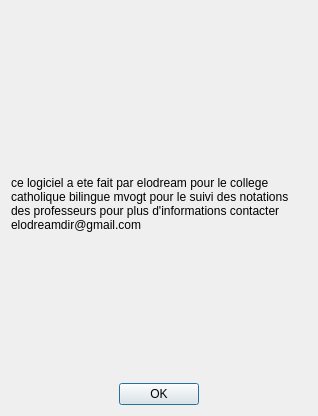
<?xml version="1.0" encoding="UTF-8"?>
<ui version="4.0">
 <class>AboutDialog</class>
 <widget class="QDialog" name="AboutDialog">
  <property name="geometry">
   <rect>
    <x>0</x>
    <y>0</y>
    <width>318</width>
    <height>416</height>
   </rect>
  </property>
  <property name="windowTitle">
   <string>Dialog</string>
  </property>
  <layout class="QVBoxLayout" name="verticalLayout">
   <item alignment="Qt::AlignHCenter">
    <widget class="QLabel" name="label">
     <property name="sizePolicy">
      <sizepolicy hsizetype="Maximum" vsizetype="Maximum">
       <horstretch>0</horstretch>
       <verstretch>0</verstretch>
      </sizepolicy>
     </property>
     <property name="text">
      <string/>
     </property>
     <property name="pixmap">
      <pixmap>../build-noteprof-Desktop_Qt_6_2_4_MinGW_64_bit-Debug/logo.jpg</pixmap>
     </property>
     <property name="scaledContents">
      <bool>true</bool>
     </property>
    </widget>
   </item>
   <item>
    <widget class="QLabel" name="label_2">
     <property name="text">
      <string>ce logiciel a ete fait par elodream  pour le college catholique bilingue mvogt pour le suivi des notations des professeurs pour plus d'informations contacter  elodreamdir@gmail.com</string>
     </property>
     <property name="textFormat">
      <enum>Qt::RichText</enum>
     </property>
     <property name="wordWrap">
      <bool>true</bool>
     </property>
     <property name="openExternalLinks">
      <bool>true</bool>
     </property>
    </widget>
   </item>
   <item alignment="Qt::AlignHCenter">
    <widget class="QDialogButtonBox" name="buttonBox">
     <property name="orientation">
      <enum>Qt::Horizontal</enum>
     </property>
     <property name="standardButtons">
      <set>QDialogButtonBox::Ok</set>
     </property>
    </widget>
   </item>
  </layout>
 </widget>
 <resources/>
 <connections>
  <connection>
   <sender>buttonBox</sender>
   <signal>accepted()</signal>
   <receiver>AboutDialog</receiver>
   <slot>accept()</slot>
   <hints>
    <hint type="sourcelabel">
     <x>248</x>
     <y>254</y>
    </hint>
    <hint type="destinationlabel">
     <x>157</x>
     <y>274</y>
    </hint>
   </hints>
  </connection>
  <connection>
   <sender>buttonBox</sender>
   <signal>rejected()</signal>
   <receiver>AboutDialog</receiver>
   <slot>reject()</slot>
   <hints>
    <hint type="sourcelabel">
     <x>316</x>
     <y>260</y>
    </hint>
    <hint type="destinationlabel">
     <x>286</x>
     <y>274</y>
    </hint>
   </hints>
  </connection>
 </connections>
</ui>
